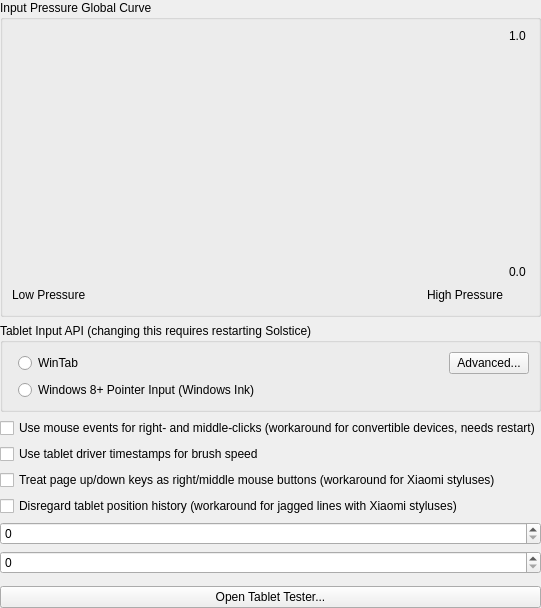
<?xml version="1.0" encoding="UTF-8"?>
<ui version="4.0">
 <author>
    SPDX-FileCopyrightText: none
    SPDX-License-Identifier: GPL-3.0-or-later
  </author>
 <class>WdgTabletSettings</class>
 <widget class="QWidget" name="WdgTabletSettings">
  <property name="windowTitle">
   <string>Color Settings</string>
  </property>
  <layout class="QVBoxLayout" name="verticalLayout_2">
   <property name="leftMargin">
    <number>0</number>
   </property>
   <property name="topMargin">
    <number>0</number>
   </property>
   <property name="rightMargin">
    <number>0</number>
   </property>
   <property name="bottomMargin">
    <number>0</number>
   </property>
   <item>
    <widget class="QGroupBox" name="groupBox">
     <property name="title">
      <string>Input Pressure Global Curve</string>
     </property>
     <layout class="QGridLayout" name="gridLayout">
      <item row="0" column="0">
       <widget class="KisCurveWidget" name="pressureCurve" native="true">
        <property name="sizePolicy">
         <sizepolicy hsizetype="MinimumExpanding" vsizetype="MinimumExpanding">
          <horstretch>0</horstretch>
          <verstretch>0</verstretch>
         </sizepolicy>
        </property>
        <property name="minimumSize">
         <size>
          <width>200</width>
          <height>250</height>
         </size>
        </property>
        <property name="autoFillBackground">
         <bool>false</bool>
        </property>
       </widget>
      </item>
      <item row="1" column="0">
       <layout class="QHBoxLayout" name="horizontalLayout">
        <item>
         <widget class="QLabel" name="label_2">
          <property name="sizePolicy">
           <sizepolicy hsizetype="Fixed" vsizetype="Preferred">
            <horstretch>0</horstretch>
            <verstretch>0</verstretch>
           </sizepolicy>
          </property>
          <property name="text">
           <string>Low Pressure</string>
          </property>
         </widget>
        </item>
        <item>
         <spacer name="horizontalSpacer">
          <property name="orientation">
           <enum>Qt::Horizontal</enum>
          </property>
          <property name="sizeHint" stdset="0">
           <size>
            <width>40</width>
            <height>20</height>
           </size>
          </property>
         </spacer>
        </item>
        <item>
         <widget class="QLabel" name="label_3">
          <property name="sizePolicy">
           <sizepolicy hsizetype="Fixed" vsizetype="Preferred">
            <horstretch>0</horstretch>
            <verstretch>0</verstretch>
           </sizepolicy>
          </property>
          <property name="text">
           <string>High Pressure</string>
          </property>
         </widget>
        </item>
       </layout>
      </item>
      <item row="0" column="1">
       <layout class="QVBoxLayout" name="verticalLayout">
        <item>
         <widget class="QLabel" name="label_5">
          <property name="text">
           <string>1.0</string>
          </property>
         </widget>
        </item>
        <item>
         <spacer name="verticalSpacer">
          <property name="orientation">
           <enum>Qt::Vertical</enum>
          </property>
          <property name="sizeHint" stdset="0">
           <size>
            <width>20</width>
            <height>40</height>
           </size>
          </property>
         </spacer>
        </item>
        <item>
         <widget class="QLabel" name="label_4">
          <property name="text">
           <string>0.0</string>
          </property>
         </widget>
        </item>
       </layout>
      </item>
     </layout>
    </widget>
   </item>
   <item>
    <widget class="QGroupBox" name="grpTabletApi">
     <property name="title">
      <string>Tablet Input API (changing this requires restarting Solstice)</string>
     </property>
     <layout class="QFormLayout" name="formLayout_2">
      <item row="0" column="1">
       <layout class="QHBoxLayout" name="horizontalLayout_2">
        <item>
         <widget class="QRadioButton" name="radioWintab">
          <property name="text">
           <string>WinTab</string>
          </property>
         </widget>
        </item>
        <item>
         <spacer name="horizontalSpacer_3">
          <property name="orientation">
           <enum>Qt::Horizontal</enum>
          </property>
          <property name="sizeHint" stdset="0">
           <size>
            <width>40</width>
            <height>20</height>
           </size>
          </property>
         </spacer>
        </item>
        <item>
         <widget class="QPushButton" name="btnResolutionSettings">
          <property name="text">
           <string comment="Tablet mapping settings">Advanced...</string>
          </property>
         </widget>
        </item>
       </layout>
      </item>
      <item row="1" column="1">
       <widget class="QRadioButton" name="radioWin8PointerInput">
        <property name="text">
         <string>Windows 8+ Pointer Input (Windows Ink)</string>
        </property>
       </widget>
      </item>
     </layout>
    </widget>
   </item>
   <item>
    <widget class="QCheckBox" name="chkUseRightMiddleClickWorkaround">
     <property name="toolTip">
      <string>&lt;html&gt;&lt;head/&gt;&lt;body&gt;&lt;p&gt;Some tablet devices don't pass barrel-button clicks via tablet API. If you have such a device, you can try activate this workaround. Solstice will try to read right- and middle-button clicks from the mouse events stream. It may or may not work on your device (depends on the tablet driver implementation).&lt;/p&gt;&lt;p&gt;&lt;br/&gt;&lt;/p&gt;&lt;p&gt;After changing this option Solstice should be restarted.&lt;/p&gt;&lt;/body&gt;&lt;/html&gt;</string>
     </property>
     <property name="text">
      <string>Use mouse events for right- and middle-clicks (workaround for convertible devices, needs restart)</string>
     </property>
    </widget>
   </item>
   <item>
    <widget class="QCheckBox" name="chkUseTimestampsForBrushSpeed">
     <property name="text">
      <string notr="true">Use tablet driver timestamps for brush speed</string>
     </property>
    </widget>
   </item>
   <item>
    <widget class="QCheckBox" name="chkUsePageUpDownMouseButtonEmulationWorkaround">
     <property name="text">
      <string>Treat page up/down keys as right/middle mouse buttons (workaround for Xiaomi styluses)</string>
     </property>
    </widget>
   </item>
   <item>
    <widget class="QCheckBox" name="chkUseIgnoreHistoricTabletEventsWorkaround">
     <property name="text">
      <string>Disregard tablet position history (workaround for jagged lines with Xiaomi styluses)</string>
     </property>
    </widget>
   </item>
   <item>
    <widget class="KisSliderSpinBox" name="intMaxAllowedBrushSpeed" native="true">
     <property name="sizePolicy">
      <sizepolicy hsizetype="MinimumExpanding" vsizetype="Minimum">
       <horstretch>0</horstretch>
       <verstretch>0</verstretch>
      </sizepolicy>
     </property>
     <property name="toolTip">
      <string>Maximum speed mapped to 1.0 for the speed sensor curve. Should be set to the maximum speed you can reach using Tablet Tester</string>
     </property>
    </widget>
   </item>
   <item>
    <widget class="KisSliderSpinBox" name="intBrushSpeedSmoothing" native="true">
     <property name="sizePolicy">
      <sizepolicy hsizetype="MinimumExpanding" vsizetype="Minimum">
       <horstretch>0</horstretch>
       <verstretch>0</verstretch>
      </sizepolicy>
     </property>
     <property name="toolTip">
      <string>Amount of smoothing Solstice should do to speed sensor. This value is very hardware-dependent</string>
     </property>
    </widget>
   </item>
   <item>
    <widget class="KisAngleSelector" name="tiltDirectionOffsetAngle" native="true">
     <property name="sizePolicy">
      <sizepolicy hsizetype="MinimumExpanding" vsizetype="Minimum">
       <horstretch>0</horstretch>
       <verstretch>0</verstretch>
      </sizepolicy>
     </property>
     <property name="toolTip">
      <string>Angle offset added to the reported pen tilt direction.</string>
     </property>
    </widget>
   </item>
   <item>
    <widget class="QPushButton" name="btnTabletTest">
     <property name="text">
      <string>Open Tablet Tester...</string>
     </property>
    </widget>
   </item>
   <item>
    <spacer name="verticalSpacer_2">
     <property name="orientation">
      <enum>Qt::Orientation::Vertical</enum>
     </property>
     <property name="sizeHint" stdset="0">
      <size>
       <width>20</width>
       <height>0</height>
      </size>
     </property>
    </spacer>
   </item>
  </layout>
 </widget>
 <customwidgets>
  <customwidget>
   <class>KisSliderSpinBox</class>
   <extends>QSpinBox</extends>
   <header location="global">kis_slider_spin_box.h</header>
   <container>1</container>
  </customwidget>
  <customwidget>
   <class>KisCurveWidget</class>
   <extends>QWidget</extends>
   <header>widgets/kis_curve_widget.h</header>
   <container>1</container>
  </customwidget>
  <customwidget>
   <class>KisAngleSelector</class>
   <extends>QWidget</extends>
   <header location="global">KisAngleSelector.h</header>
   <container>1</container>
  </customwidget>
 </customwidgets>
 <resources/>
 <connections/>
</ui>
